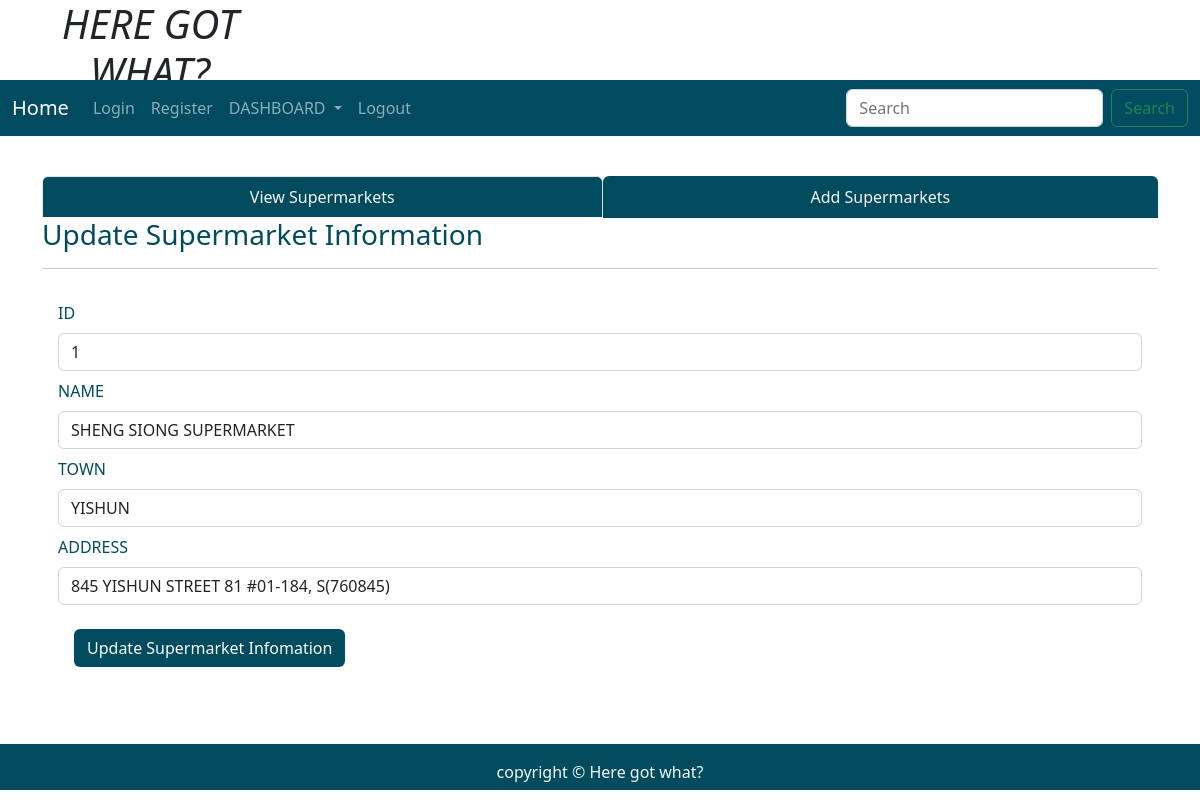
Page /fetchonesupermarket/1 on the committed database.
### tables this page shows
CREATE TABLE "supermarkets" (
	"id"	INTEGER,
	"town"	TEXT,
	"name"	TEXT,
	"company_name"	TEXT,
	"address"	TEXT,
	PRIMARY KEY("id" AUTOINCREMENT)
);

### application.py (the view)
@application.route('/fetchonesupermarket/<int:id>')
def fetchonesupermarket(id):
    user = get_active_user()
    db = get_database()
    supermarket_cur = db.execute('SELECT * from supermarkets where id = ?', [id])
    single_supermarket = supermarket_cur.fetchone()
    return render_template('updatesupermarketinfo.html', user = user, single_supermarket = single_supermarket)

### application.py (called while the page is built)
@application.teardown_appcontext
def close_database(error):
    if hasattr(g, 'ICT2103Web_db'):
        g.ICT2103Web_db.close()

def get_active_user():
    user = None
    if 'user' in session:
        user = session['user']
        db = get_database()
        user_cur = db.execute('select * from users where name =?', [user])
        user = user_cur.fetchone()
    return user

### database.py (called while the page is built)
def connect_to_database():
    sql = sqlite3.connect('C:/ICT2103Web/ICT2103Web.db')
    sql.row_factory = sqlite3.Row
    return sql

def get_database():
    if not hasattr(g, 'ICT2103Web_db'):
        g.ICT2103Web_db = connect_to_database()
    return  g.ICT2103Web_db

### templates/updatesupermarketinfo.html (shortened to what this page needs)
<!DOCTYPE html>
<html lang="en">
<head>
    <link rel="stylesheet" href="https://cdnjs.cloudflare.com/ajax/libs/font-awesome/4.7.0/css/font-awesome.min.css">
    <link href="https://cdn.jsdelivr.net/npm/bootstrap@5.1.3/dist/css/bootstrap.min.css" rel="stylesheet"
>
    <link rel="stylesheet" href="{{ url_for('static', filename='home.css')}}" type="text/css">
    <link rel="stylesheet" href="https://cdnjs.cloudflare.com/ajax/libs/twitter-bootstrap/5.2.0/css/bootstrap.min.css">
    <link rel="stylesheet" href="https://cdn.datatables.net/1.12.1/css/dataTables.bootstrap5.min.css">
</head>
<body>
    <div class="parent">
        <div class="child child1">
            <h1 class="text-center"><i>HERE GOT WHAT?</i></h1>
        </div>
        <div class="child child3 dropdown">
            <nav class="navbar navbar-expand-lg navbar-dark" style="background-color: #004b5f;">
                <div class="container-fluid">
                    <a class="navbar-brand" href="{{url_for('index')}}">Home</a>
                    <div class="collapse navbar-collapse" id="navbarSupportedContent">
                        <ul class="navbar-nav me-auto mb-2 mb-lg-0">
                            <li class="nav-item">
                                <a class="nav-link" aria-current="page" href="{{url_for('userLogin')}}">Login</a>
                            </li>
                            <li class="nav-item">
                                <a class="nav-link" href="{{url_for('userRegister')}}">Register</a>
                            </li>
                            <li class="nav-item dropdown">
                                <a class="nav-link dropdown-toggle" href="#" id="navbarDropdown" role="button"
                                    data-bs-toggle="dropdown" aria-expanded="false">
                                    DASHBOARD
                                </a>
                            </li>
                            <li class="nav-item">
                                <a class="nav-link" href="#">Logout</a>
                            </li>
                        </ul>
                        <form class="d-flex">
                            <input class="form-control me-2" type="search" placeholder="Search" aria-label="Search">
                            <button class="btn btn-outline-success" type="submit">Search</button>
                        </form>
                    </div>
                </div>
            </nav>
        </div>
        <div class="child child5" style="color:rgb(0, 75, 93);">
        </div>
        <div class="child child6 container" style="color:rgb(0, 75, 93);">
            <ul class="nav nav-tabs nav-fill">
                <li class="nav-item">
                    <a class="nav-link active" aria-current="page" href="{{ url_for('schoolinfo')}}"
                        style=" background-color:rgb(0, 75, 93); color:whitesmoke;">View Supermarkets</a>
                </li>
                <li class="nav-item">
                    <a class="nav-link" href="{{ url_for('addnewschool')}}"
                        style=" background-color:rgb(0, 75, 93); color:whitesmoke;">Add Supermarkets</a>
                </li>
            </ul>
            <div class="table-responsive-lg caption-top">
                <caption>
                    <h3>Update Supermarket Information</h3>
                </caption>
                <hr>
                {% if single_supermarket %}
                <form class="p-3" action="/updatesupermarketinfo" method="POST">
                    <div class="mb-2">
                        <label for="id" class="form-label">ID</label>
                        <input type="text" class="form-control" id="id" name="id" value="{{single_supermarket['id']}}">
                    </div>
                    <div class="mb-2">
                        <label for="name" class="form-label">NAME</label>
                        <input type="text" class="form-control" id="name" name="name"
                            value="{{single_supermarket['name']}}">
                    </div>
                    <div class="mb-2">
                        <label for="town" class="form-label">TOWN</label>
                        <input type="text" class="form-control" id="town" name="town"
                            value="{{single_supermarket['town']}}">
                    </div>
                    <div class="mb-2">
                        <label for="address" class="form-label">ADDRESS</label>
                        <input type="text" class="form-control" id="address" name="address"
                            value="{{single_supermarket['address']}}">
                    </div>
                    {% endif %}
                    <button type="submit" class="btn text-light m-3" style="background-color:rgb(0, 75, 93);">Update
                        Supermarket Infomation</button>
                </form>
            </div>
        </div>
        <div class="child child7" style="background-color:rgb(0, 75, 93); color:whitesmoke;">
            <p class="p-3 text-center">copyright &copy Here got what?</p>
        </div>
    </div>
</body>
</html>

### static/home.css (style rules this page uses)
html, body { height: 100%; background-color:whitesmoke; color:rgb(0, 75, 93); }
.parent { height: 100%; display: grid; grid-template-columns: repeat(4, 1fr); grid-template-rows: 10% 5% 7% auto 7%; }
.child { margin-bottom: 10px; }
.child1 { grid-column: 1/2; grid-row: 1/2; }
.child3 { grid-column: 1/-1; grid-row: 2/3; }
.child5 { grid-column: 4/5; grid-row: 3/4; text-align: center; }
.child6 { grid-column: 1/-1; grid-row: 4/5; }
.child7 { grid-column: 1/-1; grid-row: 5/6; }

### rows in the picture
supermarkets: id "1", name "SHENG SIONG SUPERMARKET", town "YISHUN", address "845 YISHUN STREET 81 #01-184, S(760845)"
